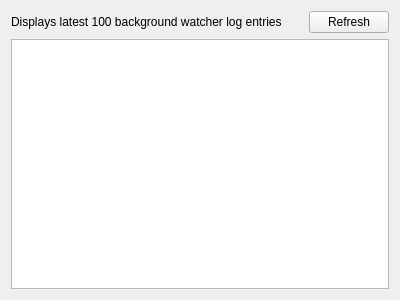
<?xml version="1.0" encoding="UTF-8"?>
<ui version="4.0">
 <class>LogViewer</class>
 <widget class="QWidget" name="LogViewer">
  <property name="geometry">
   <rect>
    <x>0</x>
    <y>0</y>
    <width>400</width>
    <height>300</height>
   </rect>
  </property>
  <property name="windowTitle">
   <string>LogViewer</string>
  </property>
  <layout class="QVBoxLayout" name="verticalLayout">
   <item>
    <layout class="QHBoxLayout" name="horizontalLayout">
     <item>
      <widget class="QLabel" name="label">
       <property name="text">
        <string>Displays latest 100 background watcher log entries</string>
       </property>
      </widget>
     </item>
     <item alignment="Qt::AlignRight">
      <widget class="QPushButton" name="refreshBtn">
       <property name="text">
        <string>Refresh</string>
       </property>
      </widget>
     </item>
    </layout>
   </item>
   <item>
    <widget class="QTextBrowser" name="textBrowser"/>
   </item>
  </layout>
 </widget>
 <resources/>
 <connections/>
</ui>
